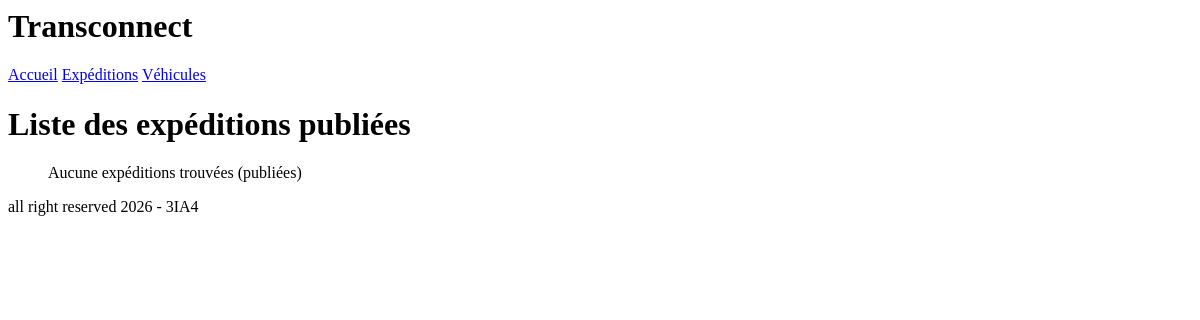
The page /expeditions/ on the database as committed earlier.
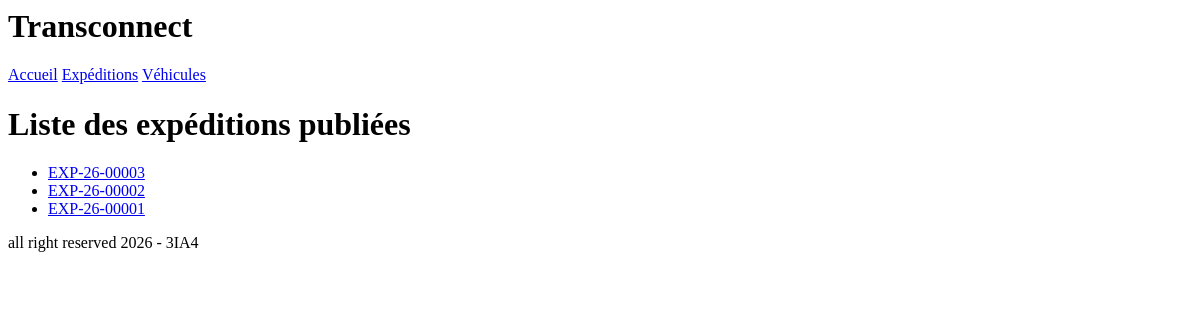
The same page on the database as committed later.
### ExpeditionApp/models.py (models this page shows, shortened)
class Expedition(models.Model):
    reference=models.CharField(max_length=20,editable=False)
    date_souhaitee=models.DateField()
    ville_depart=models.CharField(max_length=100)
    ville_arrivee=models.CharField(max_length=100)
    poids_kg=models.DecimalField(decimal_places=3,max_digits=10)
    statut=models.CharField(max_length=100,choices=[
        ('publiee', 'Publiée'),
        ('en_cours', 'En cours'),
        ('livree', 'Livrée'),
        ('annulee', 'Annulée'),
        ('attribuee', 'Attribuée')
    ], default='publiee')
    created_at=models.DateTimeField(auto_now_add=True)
    updated_at=models.DateTimeField(auto_now=True)
    entreprise=models.ForeignKey(Entreprise,
                                 on_delete=models.CASCADE,
                                 related_name='expeditions')

### ExpeditionApp/views.py (the view)
# urls.py: path("",ExpeditionListView.as_view(),name="liste"),
class ExpeditionListView(ListView):
    model=Expedition
    template_name ="expeditions/liste.html"
    context_object_name="liste"
    def get_queryset(self):
        return (
            Expedition.objects
            .filter(statut='publiee')
            .select_related('entreprise')
            .order_by('-created_at')
         )

### templates/expeditions/liste.html (shortened to what this page needs)
{% extends 'base.html' %}
{% block content %}
<h1> Liste des expéditions publiées</h1>
<ul>
    {% for e in liste %}
<li><a href="{% url 'expeditions:detail' e.reference %}">{{e.reference}}</a></li>
{% empty %}
<p>Aucune expéditions trouvées (publiées)</p>
    {% endfor %}
</ul>
{% endblock %}

Rows that differ between the two databases and show on the page:
added Expedition: reference "EXP-26-00003"
now on this page (row edited): Expedition: reference "EXP-26-00002"
now on this page (row edited): Expedition: reference "EXP-26-00001"
Other text that changed with them:
text no longer shown: "Aucune expéditions trouvées (publiées)"
